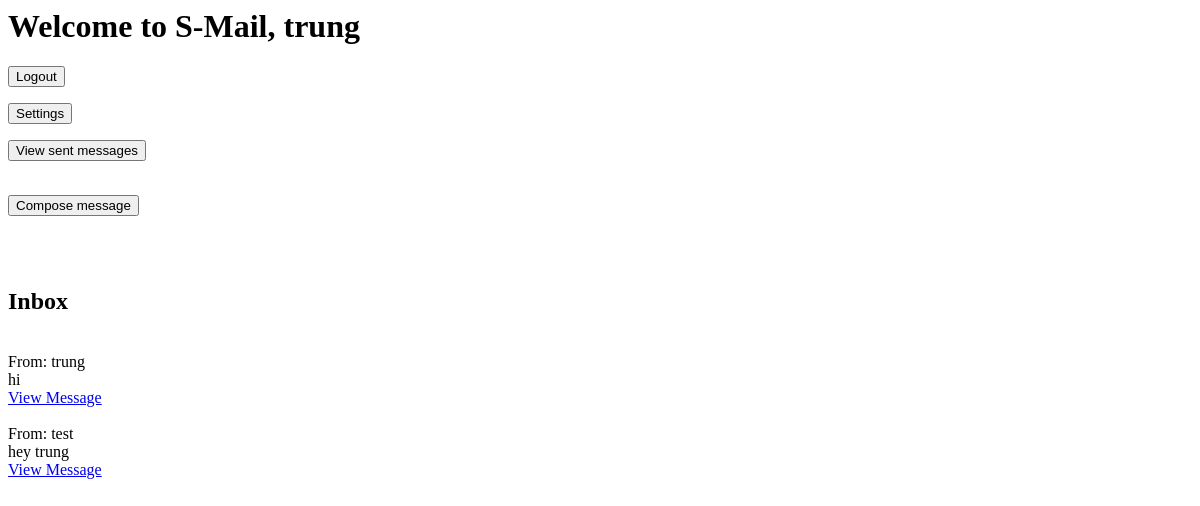
The app's page /mainpage (signed in), older data.
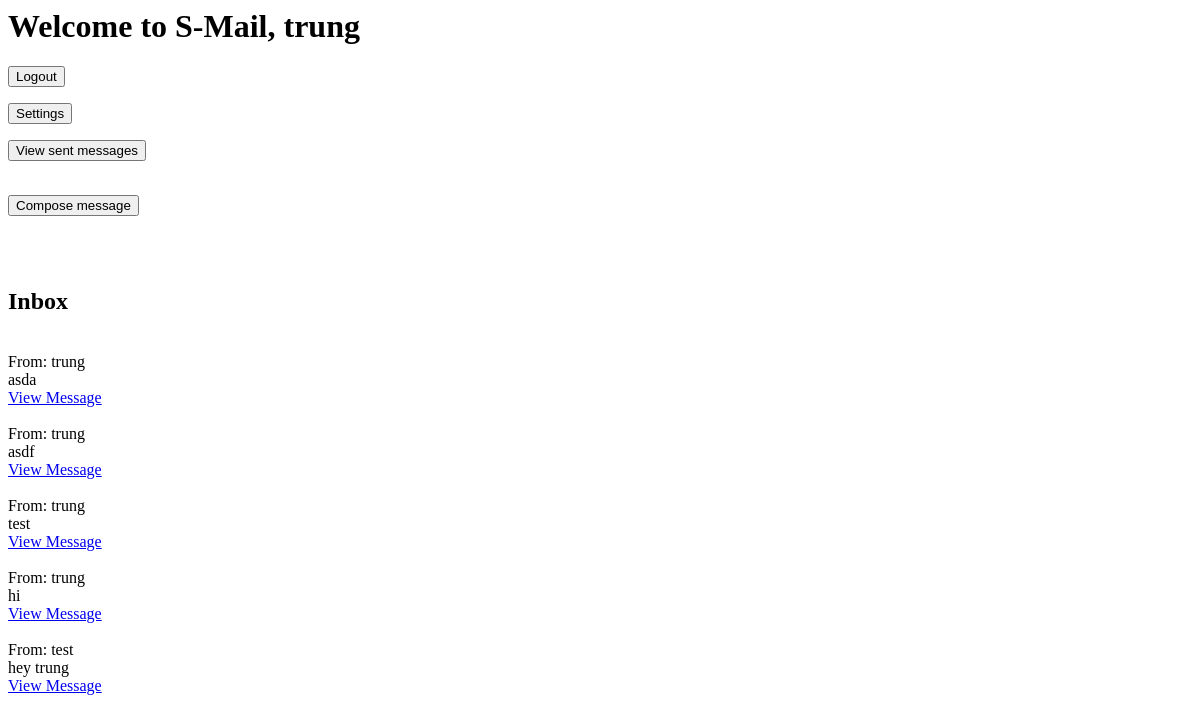
The same page, newer data.
### app/models.py (models this page shows, shortened)
class Message(db.Model):
    id = db.Column(db.Integer, primary_key=True)
    sender_id = db.Column(db.Integer, db.ForeignKey('user.id'), nullable=False)
    recipient_id = db.Column(db.Integer, db.ForeignKey('user.id'), nullable=False)
    subject = db.Column(db.String(100), nullable=False)
    body = db.Column(db.String(500), nullable=False)
    timestamp = db.Column(db.DateTime, default=datetime.now(pytz.timezone('US/Pacific')))
    sender = db.relationship('User', foreign_keys=[sender_id])
    recipient = db.relationship('User', foreign_keys=[recipient_id])

class User(db.Model, UserMixin):
    id = db.Column(db.Integer, primary_key=True)
    username = db.Column(db.String(32), nullable=False)
    password = db.Column(db.String(32), nullable=False)
    email = db.Column(db.String(100), nullable=False)
    def received_messages(self):
        return Message.query.filter_by(recipient=self).order_by(Message.timestamp.desc()).all()

### app/routes.py (the view)
@myapp_obj.route("/mainpage", methods=['GET', 'POST'])
@login_required #needs to be logged in to access this page
def mainpage():
    messages = current_user.received_messages() #get sent messages
    return render_template('mainpage.html', messages=messages, name = current_user.username)

### app/models.py (called while the page is built)
@login_manager.user_loader
def load_user(user_id):
    return User.query.get(int(user_id))

### app/templates/mainpage.html (shortened to what this page needs)
<html>
    <head>
    </head>
    <body>
        <h1>Welcome to S-Mail, {{ name }}</h1>
        <form action="{{ url_for('logout') }}" method="post">
            <button type="submit">Logout</button>
        </form>
        <form action="{{ url_for('settings') }}">
            <button type="submit">Settings</button>
        </form>
        <form action="{{ url_for('sent') }}">
            <button type="submit">View sent messages</button>
        </form>
        <br>
        <form action="{{ url_for('compose') }}" method="post">
            <button type="submit">Compose message</button>
        </form>
        <br>
        <br>
        <h2>Inbox</h2>
        <br>
        <tbody>
            {% for message in messages %}
                <tr>
                    <td>From: {{ message.sender.username }}</td>
                    <br>
                    <td>{{ message.subject }}</td>
                    <br>
                    <td><a href="{{ url_for('message', message_id=message.id) }}">View Message</a></td>
                    <br>
                    <br>
                </tr>
            {% endfor %}
        </tbody>

Row changes from the older to the newer data that the page shows:
added Message: sender.username "trung", subject "asda"
added Message: sender.username "trung", subject "asdf"
added Message: sender.username "trung", subject "test"
